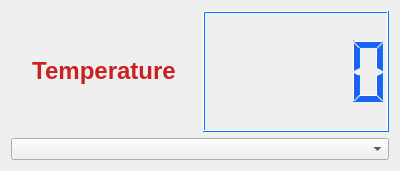
<?xml version="1.0" encoding="UTF-8"?>
<ui version="4.0">
 <class>Dialog</class>
 <widget class="QDialog" name="Dialog">
  <property name="geometry">
   <rect>
    <x>0</x>
    <y>0</y>
    <width>400</width>
    <height>171</height>
   </rect>
  </property>
  <property name="windowTitle">
   <string>Dialog</string>
  </property>
  <layout class="QGridLayout" name="gridLayout">
   <item row="0" column="0">
    <layout class="QHBoxLayout" name="horizontalLayout">
     <item>
      <widget class="QLabel" name="temp_label">
       <property name="font">
        <font>
         <pointsize>12</pointsize>
        </font>
       </property>
       <property name="text">
        <string>&lt;html&gt;&lt;head/&gt;&lt;body&gt;&lt;p align=&quot;center&quot;&gt;&lt;span style=&quot; font-size:18pt; font-weight:600; color:#c92121;&quot;&gt;Temperature&lt;/span&gt;&lt;/p&gt;&lt;/body&gt;&lt;/html&gt;</string>
       </property>
      </widget>
     </item>
     <item>
      <widget class="QLCDNumber" name="temp_lcdNumber">
       <property name="palette">
        <palette>
         <active>
          <colorrole role="WindowText">
           <brush brushstyle="SolidPattern">
            <color alpha="255">
             <red>33</red>
             <green>95</green>
             <blue>239</blue>
            </color>
           </brush>
          </colorrole>
          <colorrole role="Dark">
           <brush brushstyle="SolidPattern">
            <color alpha="255">
             <red>0</red>
             <green>123</green>
             <blue>255</blue>
            </color>
           </brush>
          </colorrole>
          <colorrole role="Text">
           <brush brushstyle="SolidPattern">
            <color alpha="255">
             <red>92</red>
             <green>248</green>
             <blue>35</blue>
            </color>
           </brush>
          </colorrole>
          <colorrole role="ButtonText">
           <brush brushstyle="SolidPattern">
            <color alpha="255">
             <red>51</red>
             <green>51</green>
             <blue>51</blue>
            </color>
           </brush>
          </colorrole>
         </active>
         <inactive>
          <colorrole role="WindowText">
           <brush brushstyle="SolidPattern">
            <color alpha="255">
             <red>33</red>
             <green>95</green>
             <blue>239</blue>
            </color>
           </brush>
          </colorrole>
          <colorrole role="Dark">
           <brush brushstyle="SolidPattern">
            <color alpha="255">
             <red>0</red>
             <green>123</green>
             <blue>255</blue>
            </color>
           </brush>
          </colorrole>
          <colorrole role="Text">
           <brush brushstyle="SolidPattern">
            <color alpha="255">
             <red>92</red>
             <green>248</green>
             <blue>35</blue>
            </color>
           </brush>
          </colorrole>
          <colorrole role="ButtonText">
           <brush brushstyle="SolidPattern">
            <color alpha="255">
             <red>51</red>
             <green>51</green>
             <blue>51</blue>
            </color>
           </brush>
          </colorrole>
         </inactive>
         <disabled>
          <colorrole role="WindowText">
           <brush brushstyle="SolidPattern">
            <color alpha="255">
             <red>0</red>
             <green>123</green>
             <blue>255</blue>
            </color>
           </brush>
          </colorrole>
          <colorrole role="Dark">
           <brush brushstyle="SolidPattern">
            <color alpha="255">
             <red>0</red>
             <green>123</green>
             <blue>255</blue>
            </color>
           </brush>
          </colorrole>
          <colorrole role="Text">
           <brush brushstyle="SolidPattern">
            <color alpha="255">
             <red>0</red>
             <green>123</green>
             <blue>255</blue>
            </color>
           </brush>
          </colorrole>
          <colorrole role="ButtonText">
           <brush brushstyle="SolidPattern">
            <color alpha="255">
             <red>0</red>
             <green>123</green>
             <blue>255</blue>
            </color>
           </brush>
          </colorrole>
         </disabled>
        </palette>
       </property>
      </widget>
     </item>
    </layout>
   </item>
   <item row="1" column="0">
    <widget class="QComboBox" name="comboBox"/>
   </item>
  </layout>
 </widget>
 <layoutdefault spacing="6" margin="11"/>
 <resources/>
 <connections/>
</ui>
